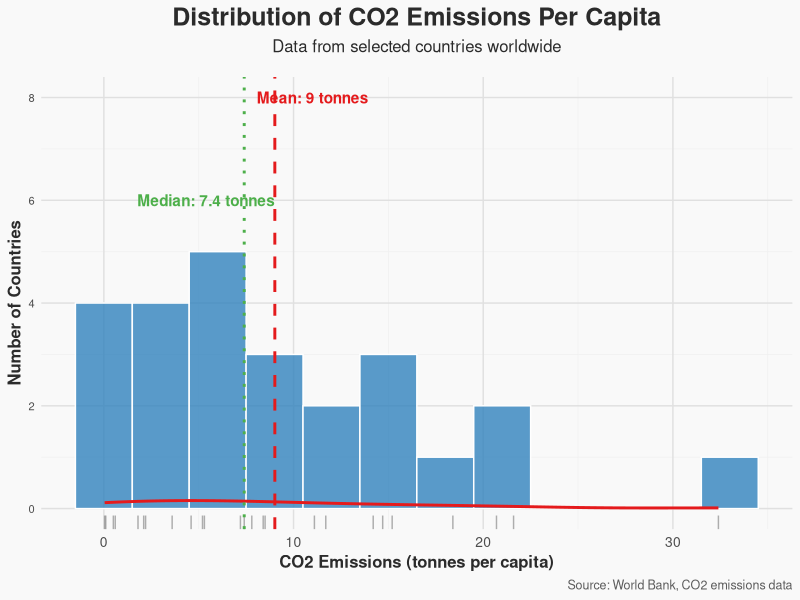
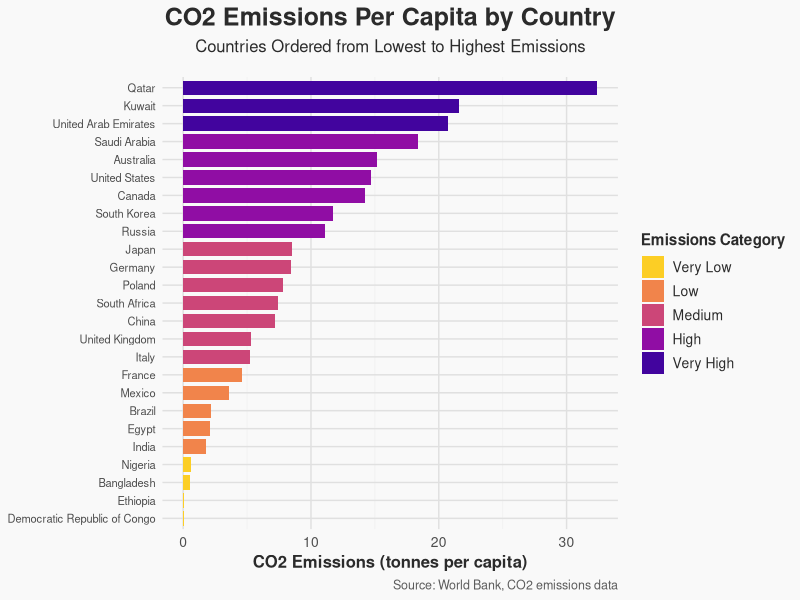
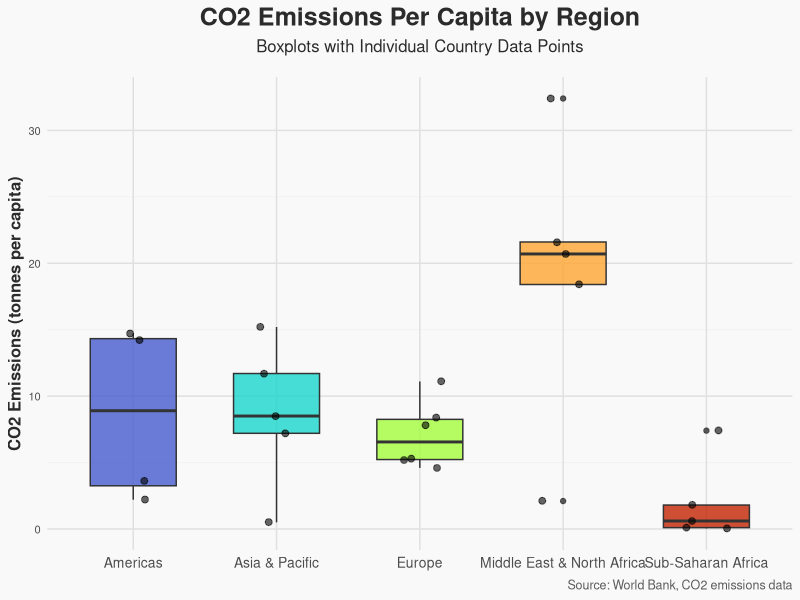
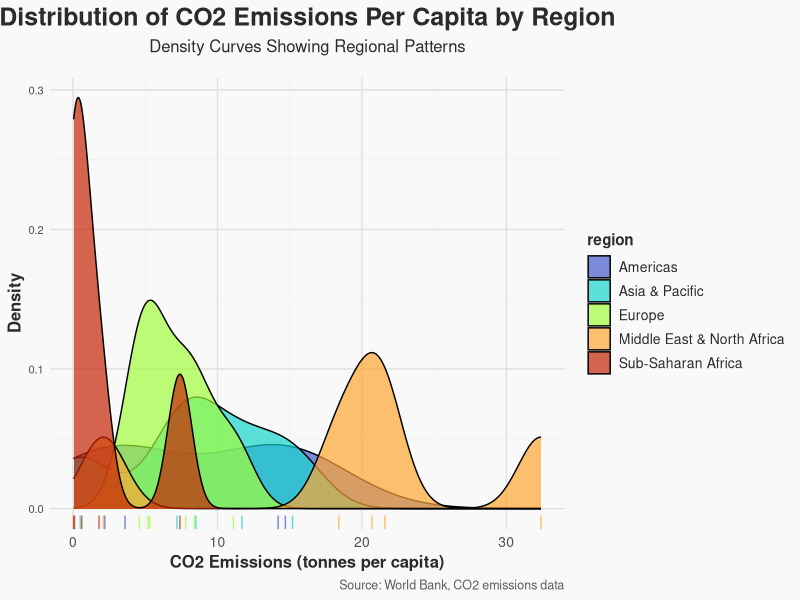
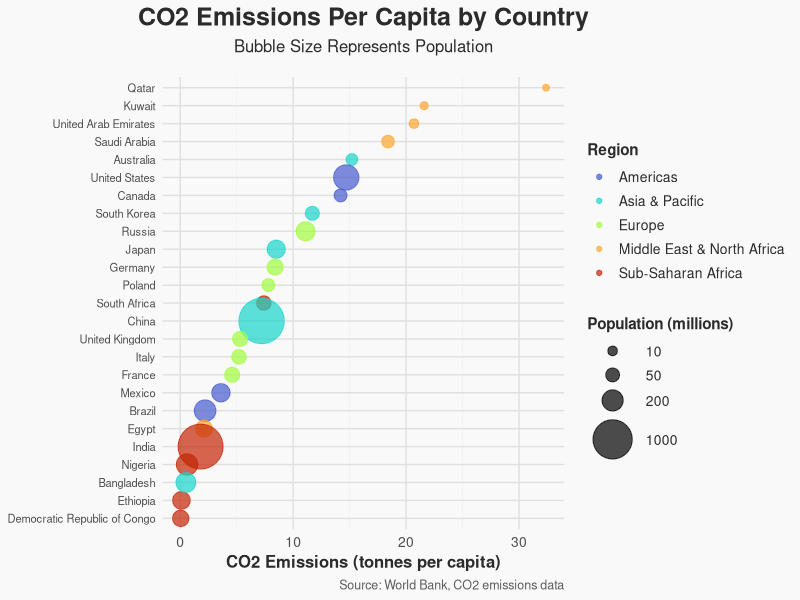

Write R code to recreate these figures, in order.
## ---- chunk 1
knitr::opts_chunk$set(echo = TRUE, message = FALSE, warning = FALSE)
# Load necessary libraries
library(tidyverse)
library(ggplot2)
library(viridis)
library(scales)
library(knitr)
## ---- chunk 2
# Create dataset of CO2 emissions per capita by country
emissions_data <- data.frame(
  country = c("Qatar", "Kuwait", "United Arab Emirates", "Saudi Arabia", "Australia", 
              "United States", "Canada", "Russia", "South Korea", "Japan", "Germany", 
              "Poland", "South Africa", "China", "United Kingdom", "Italy", "France", 
              "Mexico", "Brazil", "Egypt", "India", "Nigeria", "Ethiopia", "Bangladesh", 
              "Democratic Republic of Congo"),
  co2_per_capita = c(32.4, 21.6, 20.7, 18.4, 15.2, 14.7, 14.2, 11.1, 11.7, 8.5, 8.4, 
                     7.8, 7.4, 7.2, 5.3, 5.2, 4.6, 3.6, 2.2, 2.1, 1.8, 0.6, 0.1, 0.5, 0.04),
  population_millions = c(2.9, 4.3, 9.9, 34.8, 25.7, 331.0, 38.0, 144.1, 51.7, 125.8, 83.2, 
                         37.8, 59.3, 1412.0, 67.2, 59.6, 67.4, 129.0, 212.6, 102.3, 1380.0, 
                         206.1, 115.0, 164.7, 89.6)
)

# Add region classification
emissions_data <- emissions_data %>%
  mutate(
    region = case_when(
      country %in% c("Qatar", "Kuwait", "United Arab Emirates", "Saudi Arabia", "Egypt") ~ "Middle East & North Africa",
      country %in% c("Australia", "Japan", "South Korea", "China", "Bangladesh") ~ "Asia & Pacific",
      country %in% c("United States", "Canada", "Mexico", "Brazil") ~ "Americas",
      country %in% c("Russia", "Germany", "Poland", "United Kingdom", "Italy", "France") ~ "Europe",
      TRUE ~ "Sub-Saharan Africa"
    ),
    # Create emissions categories
    emissions_category = cut(co2_per_capita, 
                           breaks = c(0, 1, 5, 10, 20, Inf),
                           labels = c("Very Low", "Low", "Medium", "High", "Very High"),
                           right = FALSE),
    # Create a variable for ordering countries by emissions
    country_ordered = reorder(country, co2_per_capita)
  )
## ---- chunk 3
# Create a custom theme for professional visualizations
theme_professional <- function() {
  theme_minimal() +
  theme(
    text = element_text(family = "sans", color = "#2b2b2b"),
    plot.title = element_text(size = 18, face = "bold", hjust = 0.5),
    plot.subtitle = element_text(size = 12, hjust = 0.5, margin = margin(b = 15)),
    plot.caption = element_text(size = 9, color = "#5c5c5c", hjust = 1),
    plot.background = element_rect(fill = "#f9f9f9", color = NA),
    panel.grid.major = element_line(color = "#e0e0e0"),
    panel.grid.minor = element_line(color = "#f0f0f0"),
    axis.title = element_text(size = 12, face = "bold"),
    axis.text = element_text(size = 10),
    axis.text.y = element_text(size = 8),
    legend.title = element_text(size = 11, face = "bold"),
    legend.text = element_text(size = 10),
    legend.background = element_rect(fill = "#f9f9f9", color = NA),
    strip.text = element_text(size = 11, face = "bold")
  )
}
## ---- chunk 4
# Create histogram
ggplot(emissions_data, aes(x = co2_per_capita)) +
  # Add histogram bars
  geom_histogram(binwidth = 3, 
                fill = "#3182bd", 
                color = "white",
                alpha = 0.8) +
  # Add a density curve
  geom_density(aes(y = 3 * ..density..), 
              color = "#e41a1c", 
              size = 1) +
  # Add a rug plot at the bottom
  geom_rug(color = "#636363", alpha = 0.5) +
  # Add mean line
  geom_vline(aes(xintercept = mean(co2_per_capita)),
            color = "#e41a1c", 
            linetype = "dashed", 
            size = 1) +
  # Add median line
  geom_vline(aes(xintercept = median(co2_per_capita)),
            color = "#4daf4a", 
            linetype = "dotted", 
            size = 1) +
  # Add text annotation for mean
  annotate("text", 
           x = mean(emissions_data$co2_per_capita) + 2, 
           y = 8, 
           label = paste("Mean:", round(mean(emissions_data$co2_per_capita), 1), "tonnes"), 
           color = "#e41a1c",
           fontface = "bold") +
  # Add text annotation for median
  annotate("text", 
           x = median(emissions_data$co2_per_capita) - 2, 
           y = 6, 
           label = paste("Median:", round(median(emissions_data$co2_per_capita), 1), "tonnes"), 
           color = "#4daf4a",
           fontface = "bold") +
  # Add labels
  labs(
    title = "Distribution of CO2 Emissions Per Capita",
    subtitle = "Data from selected countries worldwide",
    x = "CO2 Emissions (tonnes per capita)",
    y = "Number of Countries",
    caption = "Source: World Bank, CO2 emissions data"
  ) +
  # Apply the professional theme
  theme_professional()
## ---- chunk 5
# Create ordered bar chart
ggplot(emissions_data, aes(x = country_ordered, y = co2_per_capita, fill = emissions_category)) +
  # Add bars
  geom_bar(stat = "identity", width = 0.8) +
  # Flip coordinates for better readability
  coord_flip() +
  # Use a color palette based on emissions categories
  scale_fill_viridis_d(option = "plasma", direction = -1, begin = 0.1, end = 0.9) +
  # Add labels
  labs(
    title = "CO2 Emissions Per Capita by Country",
    subtitle = "Countries Ordered from Lowest to Highest Emissions",
    x = NULL,
    y = "CO2 Emissions (tonnes per capita)",
    fill = "Emissions Category",
    caption = "Source: World Bank, CO2 emissions data"
  ) +
  # Apply the professional theme
  theme_professional()
## ---- chunk 6
# Create boxplot by region
ggplot(emissions_data, aes(x = region, y = co2_per_capita, fill = region)) +
  # Add boxplot
  geom_boxplot(width = 0.6, alpha = 0.8) +
  # Add individual data points
  geom_jitter(width = 0.15, alpha = 0.6, size = 2) +
  # Use a vibrant color palette
  scale_fill_viridis_d(option = "turbo", begin = 0.1, end = 0.9) +
  # Add labels
  labs(
    title = "CO2 Emissions Per Capita by Region",
    subtitle = "Boxplots with Individual Country Data Points",
    x = NULL,
    y = "CO2 Emissions (tonnes per capita)",
    caption = "Source: World Bank, CO2 emissions data"
  ) +
  # Remove legend since it's redundant with x-axis
  guides(fill = "none") +
  # Apply the professional theme
  theme_professional()
## ---- chunk 7
# Create density plot by region
ggplot(emissions_data, aes(x = co2_per_capita, fill = region)) +
  # Add density curves
  geom_density(alpha = 0.7) +
  # Add rug plot
  geom_rug(aes(color = region), alpha = 0.7) +
  # Use a vibrant color palette
  scale_fill_viridis_d(option = "turbo", begin = 0.1, end = 0.9) +
  scale_color_viridis_d(option = "turbo", begin = 0.1, end = 0.9) +
  # Add labels
  labs(
    title = "Distribution of CO2 Emissions Per Capita by Region",
    subtitle = "Density Curves Showing Regional Patterns",
    x = "CO2 Emissions (tonnes per capita)",
    y = "Density",
    caption = "Source: World Bank, CO2 emissions data"
  ) +
  # Use a shared legend for fill and color
  guides(color = "none") +
  # Apply the professional theme
  theme_professional()
## ---- chunk 8
# Create bubble chart
ggplot(emissions_data, aes(x = country_ordered, y = co2_per_capita, size = population_millions)) +
  # Add bubbles
  geom_point(aes(color = region), alpha = 0.7) +
  # Flip coordinates for better readability
  coord_flip() +
  # Use a vibrant color palette
  scale_color_viridis_d(option = "turbo", begin = 0.1, end = 0.9) +
  # Customize size scale
  scale_size_continuous(
    name = "Population (millions)",
    range = c(2, 15),
    breaks = c(10, 50, 200, 1000)
  ) +
  # Add labels
  labs(
    title = "CO2 Emissions Per Capita by Country",
    subtitle = "Bubble Size Represents Population",
    x = NULL,
    y = "CO2 Emissions (tonnes per capita)",
    color = "Region",
    caption = "Source: World Bank, CO2 emissions data"
  ) +
  # Apply the professional theme
  theme_professional()
